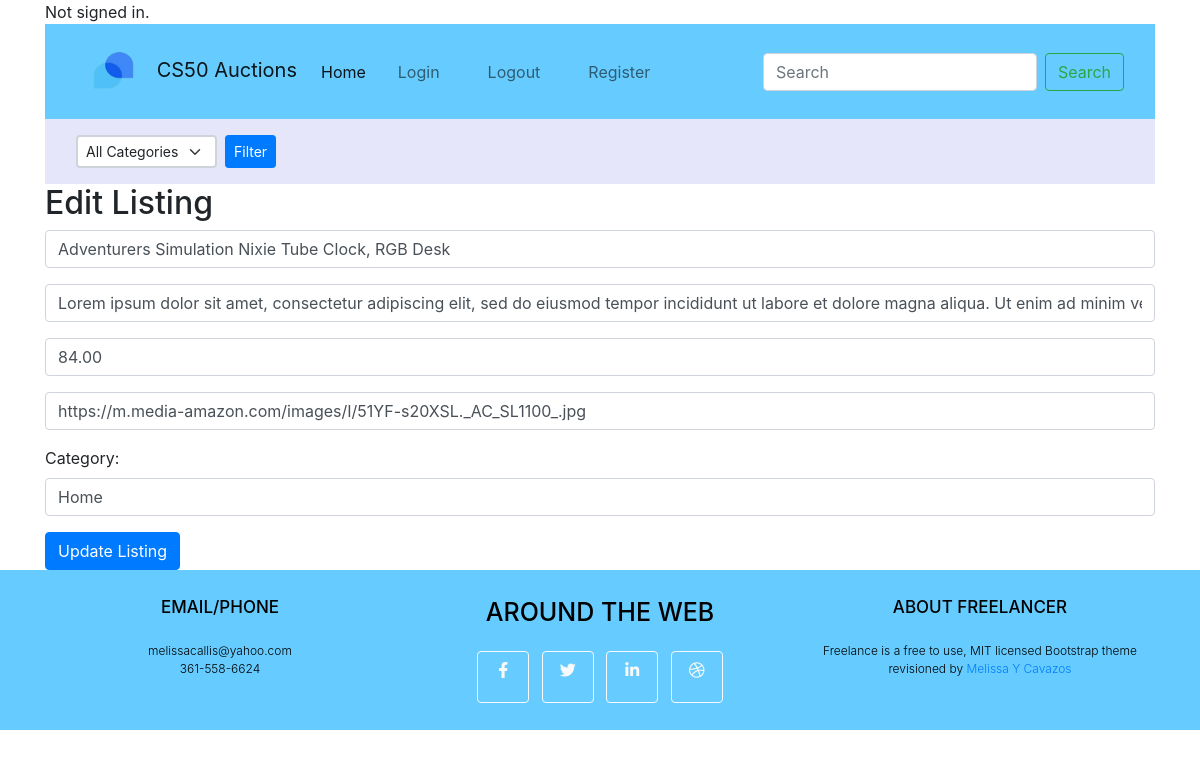
The page /edit_listing/1 on the database as committed earlier.
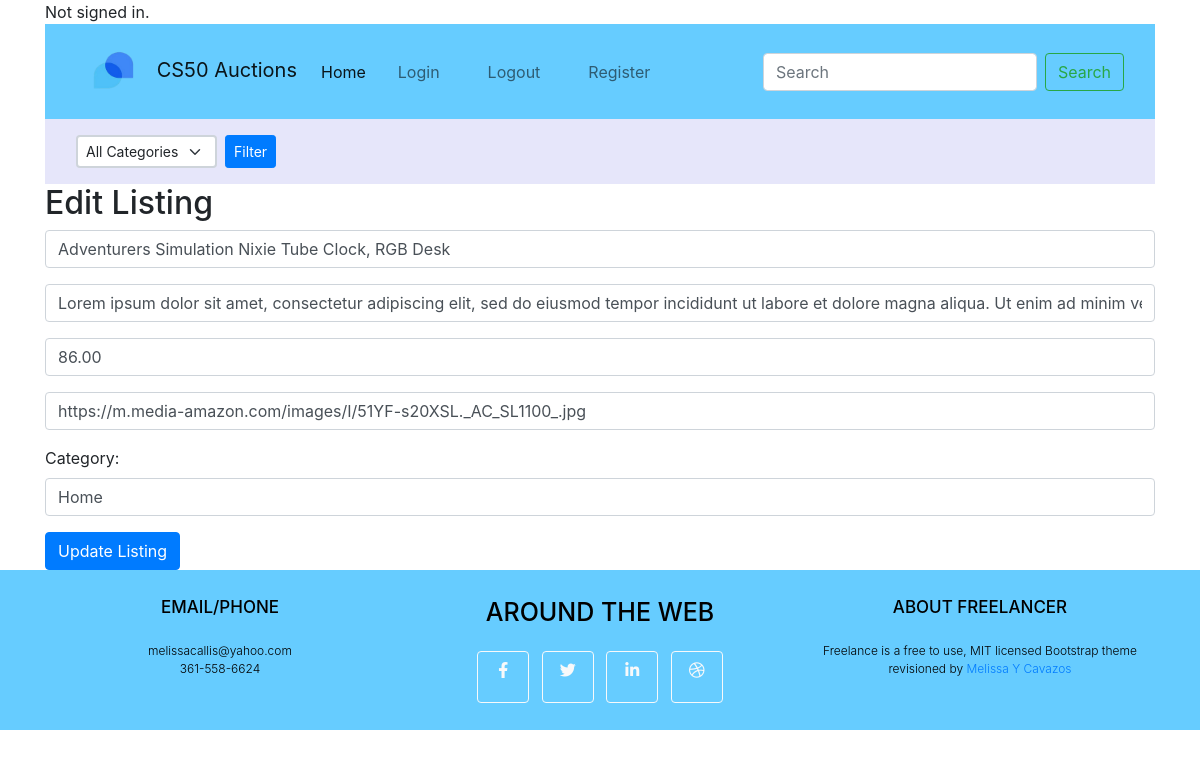
The same page on the database as committed later.
### auctions/models.py (models this page shows, shortened)
class Listing(models.Model):
    CATEGORIES = (
    ('books', 'Books'),
    ('electronics', 'Electronics'),
    ('fashion', 'Fashion'),
    ('home', 'Home'),
    ('sport', 'Sport'),
    )
    user = models.ForeignKey(User, on_delete=models.CASCADE, related_name="listings", default=1)
    title = models.CharField(max_length=50)
    description = models.TextField()
    price = models.DecimalField(max_digits=6, decimal_places=2)
    image_url = models.URLField(max_length=2000, default='')
    category = models.CharField(max_length=20, choices=CATEGORIES, default='books')
    live = models.BooleanField(default=True)
    watchers = models.ManyToManyField(User, blank=True, related_name="watchlist")
    created = models.DateTimeField(default=timezone.now, blank=True)
    current_price = models.DecimalField(max_digits=6, decimal_places=2, default=0.00)
    bidders = models.ManyToManyField(User, related_name='bid_listings', default=[])

### auctions/views.py (the view)
# urls.py: path("edit_listing/<int:pk>", views.edit_listing, name='edit_listing'),
def edit_listing(request, pk):
    listing = get_object_or_404(Listing, id=pk)
    if request.method == 'POST':
        form = ListingForm(request.POST, instance=listing)
        print(form.errors)
        if form.is_valid():
            form.save()
            return redirect('auctions:your_listing', pk=listing.pk)
    else:
        form = ListingForm(instance=listing)
    context = {'form': form, 'listing': listing}
    return render(request, 'auctions/edit_listing.html', context)

### auctions/forms.py
class ListingForm(forms.ModelForm):
    CATEGORIES = (
        ('books', 'Books'),
        ('electronics', 'Electronics'),
        ('fashion', 'Fashion'),
        ('home', 'Home'),
        ('sport', 'Sport'),
    )
    class Meta:
        model = Listing
        fields = ('title', 'description', 'price', 'image_url', 'category', )
        widgets = {
            'title': forms.TextInput(attrs={"class": 'form-control'}),
            'description': forms.TextInput(attrs={"class": 'form-control'}),
            'price': forms.TextInput(attrs={"class": 'form-control'}),
            'image_url': forms.TextInput(attrs={"class": 'form-control'}),
            'category': forms.Select(attrs={'class': 'form-control'}, choices=Listing.CATEGORIES),
        }

### auctions/templates/auctions/edit_listing.html (shortened to what this page needs)
{% extends "auctions/layout.html" %}
{% block body %}
    <h2>Edit Listing</h2>
    <form action="{% url 'auctions:edit_listing' listing.id %}" method="post">
        <div class="form-group">
            <input class="form-control" autofocus type="text" name="title" placeholder="title" value="{{ listing.title }}">
        </div>
        <div class="form-group">
            <input class="form-control" type="textbox" name="description" placeholder="description" value="{{ listing.description }}">
        </div>
        <div class="form-group">
            <input class="form-control" type="text" name="price" placeholder="Price" value="{{ listing.price }}">
        </div>
        <div class="form-group">
            <input class="form-control" type="text" name="image_url" placeholder="html link" value="{{ listing.image_url }}">
        </div>
        <div class="form-group">
            <label for="category">Category:</label>
            <select class="form-control" id="categories" name="category">
                {% for value, label in form.category.field.choices %}
                    <option value="{{ value }}" {% if value == listing.category %}selected{% endif %}>{{ label }}</option>
                {% endfor %}
            </select>
        </div>
        <input class="btn btn-primary" type="submit" value="Update Listing">
    </form>
{% endblock %}

### auctions/templates/auctions/layout.html (shortened to what this page needs)
{% load static %}
<!DOCTYPE html>
<html lang="en">
    <head>
        <link rel="stylesheet" type="text/css" href="{% static 'auctions/style.css' %}">
        <link rel="stylesheet" href="https://stackpath.bootstrapcdn.com/bootstrap/4.4.1/css/bootstrap.min.css">
        <link rel="stylesheet" href="https://cdn.jsdelivr.net/npm/bootstrap@4.0.0/dist/css/bootstrap.min.css">
        <link rel="stylesheet" href="https://cdnjs.cloudflare.com/ajax/libs/font-awesome/6.0.0-beta3/css/all.min.css">
    </head>
    <div class="container">
    <body>
        <div>
            {% if user.is_authenticated %}
                Signed in as <strong>{{ user.username }}</strong>.
            {% else %}
                Not signed in.
            {% endif %}
            <nav class="navbar navbar-expand-lg bg-body-tertiary" style="background-color: #66CCFF; width: 100%;">
              <div class="container">
                  <div class="navbar-header">
                      <a class="navbar-brand" href="{% url 'auctions:index' %}">
                          <img src="{% static 'auctions/images/logo.png' %}" alt="Logo" width="75" height="69" class="d-inline-block align-text-right">
                          CS50 Auctions
                      </a>
                  </div>
                  <div class="collapse navbar-collapse justify-content-end" id="navbarSupportedContent">
                      <ul class="navbar-nav">
                          <li class="nav-item">
                              <a class="nav-link active" aria-current="page" href="{% url 'auctions:index' %}">Home</a>
                          </li>
                          <li class="nav-item mx-3">
                              <a class="nav-link" href="{% url 'auctions:login' %}">Login</a>
                          </li>
                          <li class="nav-item mx-3">
                              <a class="nav-link" href="{% url 'auctions:logout' %}">Logout</a>
                          </li>
                          <li class="nav-item mx-3">
                              <a class="nav-link" href="{% url 'auctions:register' %}">Register</a>
                          </li>
                      </ul>
                      <form class="d-flex ml-auto" role="search">
                          <input class="form-control me-2" type="search" placeholder="Search" aria-label="Search">
                          <button class="btn btn-outline-success" type="submit">Search</button>
                      </form>
                  </div>
              </div>
          </nav>
          <div class="copyright py-2 text-center" style="background-color: #E6E6FA; color: black; padding-top: 0.3rem; padding-bottom: 0.3rem; line-height: 0.5; font-size: 16px;">
            <nav class="navbar navbar-expand-lg bg-body-tertiary justify-content-end">
                <div class="container">
                    <form action="{% url 'auctions:index' %}" method="get" class="d-flex">
                        <select name="category" class="form-select form-select-sm mr-2">
                            <option value="">All Categories</option>
                        </select>
                        <input type="submit" value="Filter" class="btn btn-primary btn-sm">
                    </form>
                </div>
            </nav>
        </div>
        {% block body %}
        {% endblock %}
        </div>
    </div>
    <footer class="footer text-center" style="background-color: #66CCFF; color: black; height: 50px; display: flex; align-items: center; ">
        <div class="container">
            <div class="row">
                <div class="col-lg-4 mb-5 mb-lg-0">
                    <h4 class="text-uppercase mb-4" style="font-size: 17px; ">Email/Phone</h4>
                    <p class="lead mb-0" style="font-size: 12px;">
                        melissacallis@yahoo.com
                        <br />
                        361-558-6624
                    </p>
                </div>
                <div class="col-lg-4 mb-5 mb-lg-0">
                    <h4 class="text-uppercase mb-4" style="font-size: 25px; color: black;">Around the Web</h4>
                    <a class="btn btn-outline-light btn-social mx-1" href="#!">
                        <i class="fab fa-facebook-f"></i>
                      </a>
                      <a class="btn btn-outline-light btn-social mx-1" href="https://www.linkedin.com/in/missy-cavazos-96079315/">
                        <i class="fab fa-twitter"></i>
                      </a>
                      <a class="btn btn-outline-light btn-social mx-1" href="https://www.linkedin.com/in/missy-cavazos-96079315/">
                        <i class="fab fa-linkedin-in"></i>
                      </a>
                      <a class="btn btn-outline-light btn-social mx-1" href="#!">
                        <i class="fab fa-dribbble"></i>
                      </a>
                </div>
                <div class="col-lg-4">
                    <h4 class="text-uppercase mb-4" style="font-size: 17px;">About Freelancer</h4>
                    <p class="lead mb-0" style="font-size: 12px;">
                        Freelance is a free to use, MIT licensed Bootstrap theme revisioned by
                        <a href="http://startbootstrap.com">Melissa Y Cavazos</a>
                    </p>
                </div>
            </div>
        </div>
      </footer>
</html>

Rows that differ between the two databases and show on the page:
changed Listing "Adventurers Simulation Nixie Tube Clock, RGB Desk": price "84.00" → "86.00"
